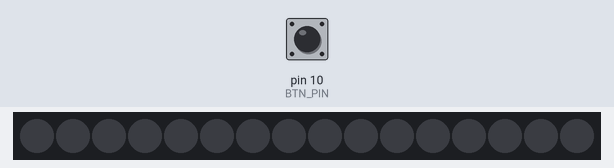
Bench run of a sketch on a simulated Arduino Uno, built with avr-gcc and run on an emulated ATmega328P. On the bench: 16 RGB LEDs in strip order, left to right. The test bench sets the inputs (shaded band); at power-on: pin 10 (BTN_PIN) LOW. Dim RGB values are drawn brighter than linear; what the sketch prints to the serial monitor is not drawn.

Above: at 1.2 s.
1.3 s: pin 10 (BTN_PIN) pulled HIGH for 0.15 s
At 1.5 s:
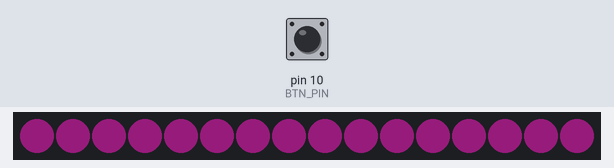
2.0 s: pin 10 (BTN_PIN) pulled HIGH for 1 s
At 3.0 s:
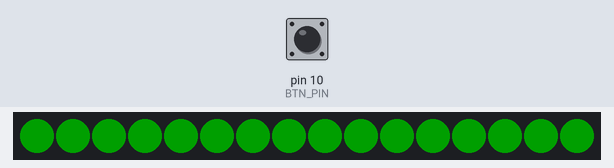
3.6 s: pin 10 (BTN_PIN) pulled HIGH for 0.15 s
At 3.88 s:
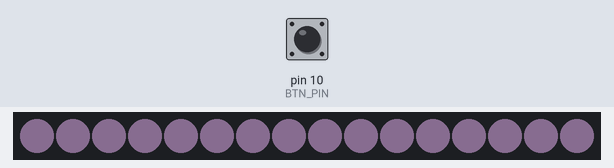
4.3 s: pin 10 (BTN_PIN) pulled HIGH for 3.2 s
At 5.2 s:
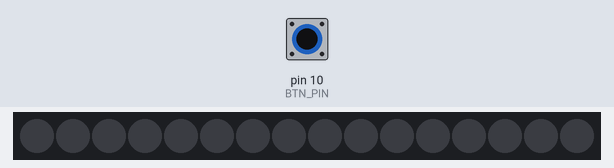
9.0 s: pin 10 (BTN_PIN) pulled HIGH for 0.15 s
At 9.13 s:
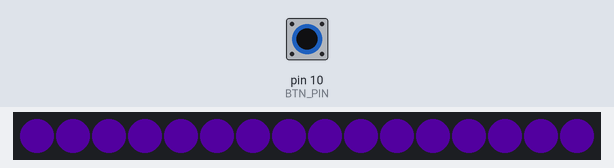
9.7 s: pin 10 (BTN_PIN) pulled HIGH for 1 s
At 10.51 s:
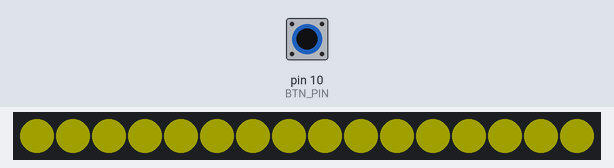
Timing chart, 0 to 12.3 s (numbered marks = the images above; inputs shaded):
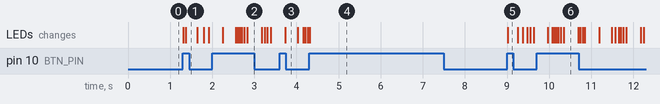

Measured:
- after the input at 1.3 s, the LEDs: first change at once (image 1 shows a later state)
- after the input at 2.0 s, the LEDs: first change after 0.26 s (image 2 shows a later state)
- after the input at 3.6 s, the LEDs: change after 0.13 s (image 3)
- after the input at 4.3 s, the LEDs: change at once (image 4)
- after the input at 9.0 s, the LEDs: change at once (image 5)
- after the input at 9.7 s, the LEDs: first change after 0.27 s (image 6 shows a later state)

The sketch:

esp32s3-ledring.ino
```cpp
// Using the FastLED library. More info and help on: https://github.com/FastLED/FastLED
#include <FastLED.h>

// Wiring for WS2812B Led Ring:
// A WS12812 led ~36mA, so a ring of 16 is ~0.58A
// V+ to Red wire
// V- to White wire
// 1000uF Capacitor between V+ and V-, close to led strip connection
// ESP32 data pin (1) to yellow wire with 470ohm resistor close to led ring

// Wiring for pushbutton to switch light schemes:
// Using a 10kOhm resistor for pull-down
// V+ to bottomleft button leg
// bottomright button leg to resistor
// resistor to V-
//

// How many leds are in the ring
#define NUM_LEDS 16
// What pin is connected to the data cable
#define RING 1

// create NUM_LEDS with RGB color coding in a 1D array
CRGB leds[NUM_LEDS];

// Pin for pushbutton
#define BTN_PIN 10

// Some variables for debouncing the button press
unsigned long debounceTime = 10;
unsigned long lastDebounce = 0;

void setup() {
  Serial.begin(9600);

  Serial.println("Initialised");

  // Add LEDS to FastLED, RGB ordering is assumed per LED
  FastLED.addLeds<NEOPIXEL, RING>(leds, NUM_LEDS);
  Serial.println("LEDs added to FastLED");
}

// the scene/program counter
int programCount = 0;
int numPrograms = 4;
int btnState = LOW;
int _btnState = LOW;
int dim = 8;

// various scenes based on 2 colors { r, g, b, r2, g2, b2 }
// int scene1[] = { 255, 255, 255, 20, 20, 20 };
int scene1[] = { 180, 35, 150, 130, 0, 255 };
// int scene2[] = { 0, 255, 66, 0, 98, 255 };
int scene2[] = { 255, 255, 0, 0, 255, 0 };
// int scene3[] = { 255, 26, 29, 193, 27, 242 };
int scene3[] = { 255, 100, 0, 0, 100, 255 };

void loop() {
  // current reading from digital pin
  int reading = digitalRead(BTN_PIN);

  // reset the debounce timer
  if (reading != _btnState){
    lastDebounce = millis();
  }

  // Detect a buttonpress and increment the light program
  // if the time is greater than the debounceTime
  if (millis() - lastDebounce > debounceTime){
    // if the reading is not the current state
    if (reading != btnState){
      btnState = reading;
      // if btnState also equals HIGH increment the program
      if (btnState == HIGH){
        programCount = (programCount + 1) % numPrograms;
      }
    }
  }

  // store the current reading in previous state
  _btnState = reading;

  if (programCount == 0){
    // turn of all the LEDs in program 0
    for (int l = 0; l < NUM_LEDS; l++){
      leds[l] = CRGB::Black;
    }
  }

  // for all the colors
  else if (programCount == 1){
    lightProgram(scene1, 160);
  }

  else if (programCount == 2){
    lightProgram(scene2, 160);
  }

  else if (programCount == 3){
    lightProgram(scene3, 160);
  }

  // create a hue rotation of the color over all the LEDs based on milliseconds
  // else if (programCount == 1){
  //   for (int l = 0; l < NUM_LEDS; l++){
  //     leds[l] = CHSV(millis() / 36, 255, 255);
  //   }
  // }

  // display the colors
  FastLED.show();

  // short delay
  delay(5);
}

// run light program interpolating between 2 colors over 1 bar at given bpm
void lightProgram(int scene[], float bpm){
  float t = millis() / (240000 * 2 / bpm);
  // calculate interpolation factor for crossfade between 2 colors
  float i = cos(t * TWO_PI) * 0.5 + 0.5;

  // for every color in the list (R G B) calculate the interpolation
  for (int c = 0; c < 3; c++){
    int color = scene[c] * (1 - i) + scene[c+3] * i;
    // set the calculated color for all LEDs
    for (int l = 0; l < NUM_LEDS; l++){
      leds[l][c] = color / dim;
    }
  }
}
```
